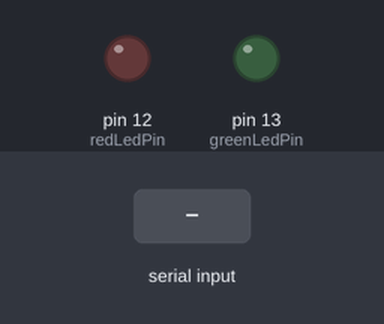
The sketch below on a simulated Arduino Uno, built with avr-gcc and run on an emulated ATmega328P. On the bench: output pins drawn as LEDs (lit = HIGH). The test bench sets the inputs (shaded band).

Above: at 1.2 s.
1.3 s: "R" received over Serial
At 1.9 s:
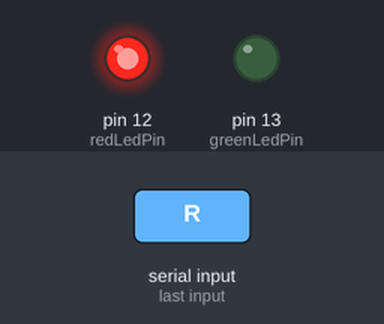
2.8 s: "G" received over Serial
At 3.1 s:
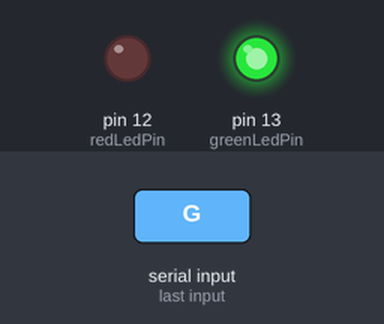
Timing chart, 0 to 5.8 s (numbered marks = the images above; inputs shaded):
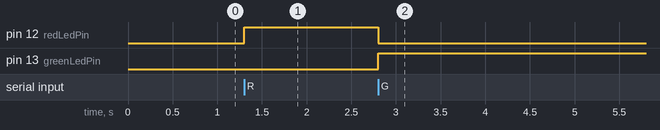

Measured:
- after the input at 1.3 s, pin 12 (redLedPin): LOW → HIGH at once
- after the input at 2.8 s, pin 12 (redLedPin): HIGH → LOW at once; pin 13 (greenLedPin): LOW → HIGH at once

The sketch:

Health_Detector.ino
```cpp
const int greenLedPin = 13;
const int redLedPin = 12;

void setup() {
  pinMode(greenLedPin, OUTPUT);
  pinMode(redLedPin, OUTPUT);
  Serial.begin(9600);
}

void loop() {
  if (Serial.available() > 0) {
    char command = Serial.read();

    if (command == 'R') {
      digitalWrite(greenLedPin, LOW);
      digitalWrite(redLedPin, HIGH);
    } else if (command == 'G') {
      digitalWrite(redLedPin, LOW);
      digitalWrite(greenLedPin, HIGH);
    }
  }
}
```
